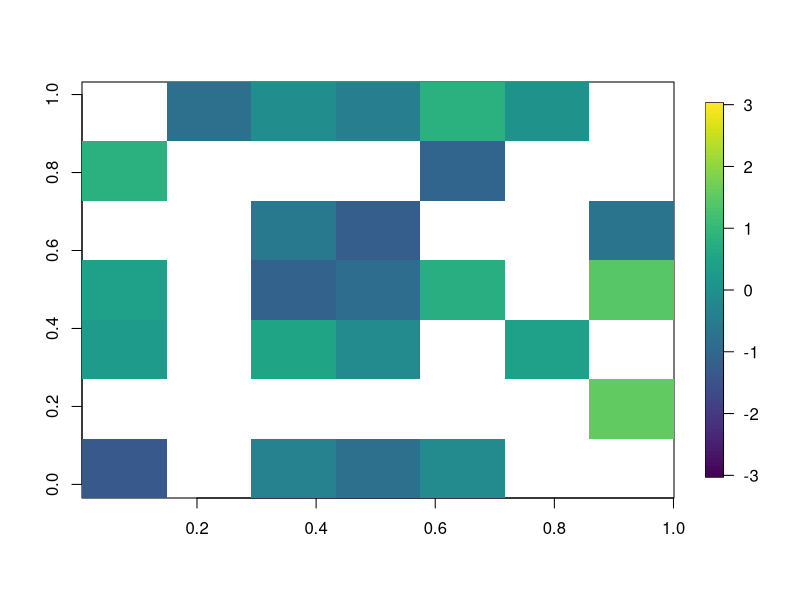
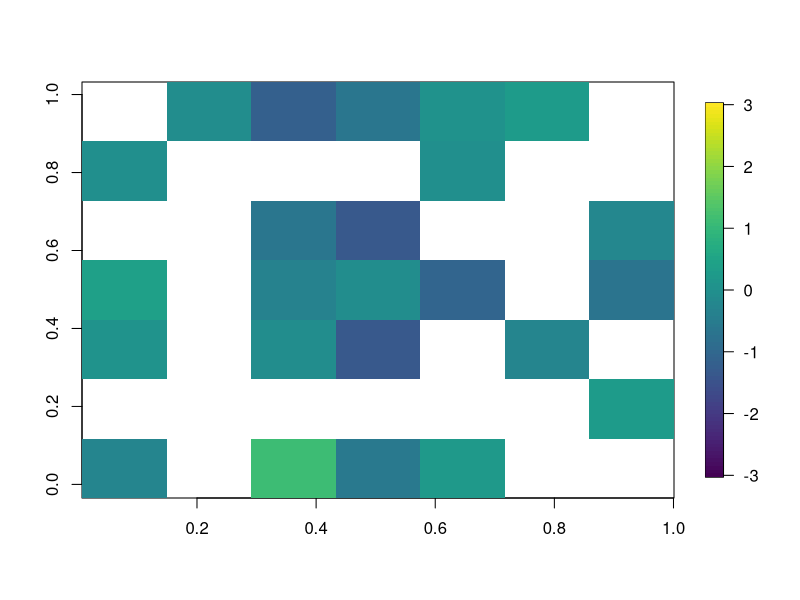

The R script that drew these images, in order: (Note: this script raises an error after producing the figures.)
######################################################################################
#### Creating function to generate time varying spatio-temporal covariance function ######
######################################################################################
library(MASS)
library(mvtnorm)
library(fields)
my.matern<-function(h,c,sigma,nu)
{
  h[h==0]<-1e-10
  num1<-(sigma^2)*(2^(1-nu))/gamma(nu)
  num2<-(h*c)^nu
  num3<-besselK(x=(h*c), nu=nu)
  return(num1*num2*num3)
}



###### First we create a psi function #######
psi<-function(t,a,alpha,beta)
{
  temp<-(a*(t^alpha)+1)^beta
  return(temp)
}

nT = 50
tseq<- 1:nT#seq(0,10,length.out = nT)

#### range and smoothness for different timepoints
t0 = 25
c_vec = ifelse(tseq>t0, 5,5)
nu_vec = ifelse(tseq>t0, 0.5,0.5)


#### Plotting psi #####
#plot(tseq,1/psi(t=tseq^2,a=1,alpha=1,beta = 0.5),main=bquote(psi~"(t)"),xlab="t",ylab=bquote(psi~"(t)"))
#lines(tseq,1/psi(t=tseq^2,a=1,alpha=1,beta = 0.5))
#lines(tseq,1/psi(t=tseq^2,a=1,alpha=1,beta = 0.6))
#lines(tseq,1/psi(t=tseq^2,a=1.5,alpha=1,beta = 0.5))


##### Creating function for f_cvec  #######
f_cvec<-function(t,c_vec,a,alpha,beta)
{
  c_mean<-mean(c_vec)
  len<-length(c_vec)
  al.creat<-function(a1,a2)
  {
    return(((1/(a1^2))+(1/(a2^2)))/2)
  }
  d2<-outer(c_vec,c_vec,al.creat)
  tmat<-outer(t,t,function(t1,t2) (abs(t1-t2))^2)
  d1<-psi(t=tmat,a=a,alpha = alpha,beta=beta)/(c_mean^2)
  d3<-matrix(psi(t=0,a=a,alpha = alpha,beta=beta)/(c_mean^2),nrow=nrow(d1),ncol=ncol(d1))
  return(1/sqrt(d1+d2-d3))
}



zeta<-function(t,nu_vec,c_vec,a,alpha,beta,d=2,delta)
{
  n2<-outer(nu_vec,nu_vec,function(a,b) gamma((a+b)/2))
  f<-(f_cvec(t=t,c_vec = c_vec,a=a,alpha=alpha,beta=beta))
  n1<-f^d
  dig<-(diag(f))^(d/2)
  #d1<-dig%*%dig
  d1<-outer(dig,dig,function(a,b) a*b)
  d2<-outer(nu_vec,nu_vec,function(a,b) sqrt(gamma(a)*gamma(b)))
  #n2<-outer(c_vec,c_vec,function(a,b) ((1/a)^(d/4))+((1/b)^(d/4)))
  #d2<-(f_c_vec(t=t,c_vec = c_vec,a=a,alpha=alpha,beta=beta))^(d/2)
  tmat<-outer(t,t,function(t1,t2) (abs(t1-t2))^2)
  d3<-psi(t=tmat,a=a,alpha = alpha,beta=delta) # purely temporal corr
  
  return((n1*n2)/(d1*d2*d3))
}



mya <-0.5 #0.05
myalpha<-0.5 #0.5
mybeta<-0.7 #0.7
mydelta<-0

myf_c<-f_cvec(t=tseq,c_vec = c_vec,a=mya,alpha=myalpha, beta=mybeta)

myzeta<-zeta(t=tseq,nu_vec = nu_vec,c_vec = c_vec,a=mya,alpha=myalpha, beta= mybeta, delta=mydelta)

mynus<-outer(nu_vec,nu_vec,function(a,b) (a+b)/2)
#diag(myzeta)
####### Creating irregular spatial grid #########

nx = 5
n = nx^2
grid = expand.grid(1:nx, 1:nx)
xy = matrix(runif(n*2, -0.4, 0.4), n, 2)
loc = (grid-0.5+xy)/nx

##########################################################
##### Creating  spatio-temporal covariance function ######
##########################################################
sl<-length(loc[,1])
tl<-length(tseq)
spcov<-matrix(NA,ncol = sl*tl,nrow=sl*tl)
dist.sp<-rdist(loc)



######### Optimized cov computing ##############
uniq.dist<-sort(unique(c(dist.sp)))

##### Unique indexing #####
mat.index<-NULL
for(i in 1:length(uniq.dist))
{
  mat.index[[i]]<-cbind(which(dist.sp==uniq.dist[i],arr.ind = T),i)
}
#cbind(which(dist.sp==uniq.dist[2],arr.ind = T),2)
mat.index<-do.call(rbind,mat.index)
spcov2<-matrix(NA,ncol = sl*tl,nrow=sl*tl)
temp<-matrix(NA,ncol = sl,nrow = sl)


system.time(for(i in 1:tl)
{
  for(j in i:tl)
  {
    tmp1<-myzeta[i,j]*my.matern(h=uniq.dist,
                                c=myf_c[i,j],
                                nu=mynus[i,j],
                                sigma=1)
    temp[mat.index[,-3]]<-tmp1[mat.index[,3]]
    spcov2[((i-1)*sl+1):((i-1)*sl+sl),((j-1)*sl+1):((j-1)*sl+sl)]<-spcov2[((j-1)*sl+1):((j-1)*sl+sl),((i-1)*sl+1):((i-1)*sl+sl)]<-temp
  }
}
)




## simulating data from nonstationary covariance
#### range and smoothness for different timepoints


st_covmat_func =  function(c1,c2,nu, a, alpha, beta, delta){
  t0 = 25
  tseq = 1:tl
  c_vec = ifelse(tseq>t0, c2,c1)
  nu_vec = ifelse(tseq>t0, nu,nu)
  
  myf_c<-f_cvec(t=tseq,c_vec = c_vec,a,alpha, beta)
  myzeta<-zeta(t=tseq,nu_vec = nu_vec,c_vec = c_vec,a=a,alpha=alpha, beta=beta, delta=delta)
  mynus<-outer(nu_vec,nu_vec,function(a,b) (a+b)/2)
  
  spcov<-matrix(NA,ncol = sl*tl,nrow=sl*tl)
  temp<-matrix(NA,ncol = sl,nrow = sl)
  
  for(i in 1:tl)
  {
    for(j in i:tl)
    {
      tmp1<-myzeta[i,j]*my.matern(h=uniq.dist,
                                  c=myf_c[i,j],
                                  nu=mynus[i,j],
                                  sigma=1)
      temp[mat.index[,-3]]<-tmp1[mat.index[,3]]
      spcov[((i-1)*sl+1):((i-1)*sl+sl),((j-1)*sl+1):((j-1)*sl+sl)]<-spcov[((j-1)*sl+1):((j-1)*sl+sl),((i-1)*sl+1):((i-1)*sl+sl)]<-temp
    }
  }
  return(spcov)
}

spcov2 = st_covmat_func(c1=5,c2=5,nu=0.5, a=mya, alpha=myalpha, beta = mybeta, delta= mydelta)
check<-chol(spcov2)
#rm(check)
library(mvtnorm)
set.seed(124)
nsim<-1
#mysim<-mvrnorm(n=nsim,mu=rep(0,times=sl*tl),Sigma = spcov2)
mysim<-rmvnorm(n=nsim,mean = c(rep(0, times=sl*tl/2), rep(0, times=sl*tl/2)), sigma=spcov2,method="chol")
Z<-c(mysim)


quilt.plot(loc, Z[1:25],  nx=7, ny=7,col = viridis::viridis(100), zlim=c(-3,3))
quilt.plot(loc, Z[626:650],  nx=7, ny=7,col = viridis::viridis(100), zlim=c(-3,3))


mean(Z[601:625])


#### Fitting full likelihood########


logL_st = function(par,Z,X,sl,tl,k, hypo){
  a = mya; alpha = myalpha; beta = mybeta
  sigma= 1;  nu = 0.5;  delta = mydelta
  
  if(hypo==0){
    c = par[1]#;a = par[2]; alpha= par[3]; beta=par[4]
    c1=c2=c
  } else if (hypo==1){
    c1 = par[1]; c2=par[2]#; a = par[3]; alpha= par[4]; beta=par[5]
  }
  
  
  st_cov_mat= matrix(NA,ncol = sl*tl,nrow=sl*tl)
  temp = matrix(NA,ncol = sl,nrow=sl)
  tseq = 1:tl
  
  c_vec = ifelse(tseq>k, c2,c1)
  nu_vec = rep(nu, times = nT)
  
  
  myzeta<-zeta(t=tseq,nu_vec = nu_vec,c_vec = c_vec,a=a,alpha=alpha, beta = beta,delta =delta)
  myf_c<-f_cvec(t=tseq,c_vec = c_vec,a =a,alpha=alpha, beta=beta)
  mynus<-outer(nu_vec,nu_vec,function(a,b) (a+b)/2)
  
  for(i in 1:tl) {
    for(j in i:tl) {
      tmp1<-myzeta[i,j]*my.matern(h=uniq.dist,
                                  c=myf_c[i,j],
                                  nu=mynus[i,j],
                                  sigma=1)
      temp[mat.index[,-3]]<-tmp1[mat.index[,3]]
      st_cov_mat[((i-1)*sl+1):((i-1)*sl+sl),((j-1)*sl+1):((j-1)*sl+sl)]<-st_cov_mat[((j-1)*sl+1):((j-1)*sl+sl),((i-1)*sl+1):((i-1)*sl+sl)]<-temp
    }
  }
  
  chol_st<-chol(st_cov_mat)
  inv_st = chol2inv(chol_st)
  #beta_gls = solve(t(X)%*%inv_st%*%X)%*%t(X)%*%inv_st%*%Z 
  
  #loglik = -0.5*2*sum(log(diag(chol_st))) -0.5*t(Z-X%*%beta_gls)%*%inv_st%*%(Z-X%*%beta_gls)
  loglik = -0.5*2*sum(log(diag(chol_st))) -0.5*t(Z)%*%inv_st%*%(Z)
  return(-loglik)
}

X = rep(1,times =sl*tl)

start.time = Sys.time()
fit.optim = optim(par=c(5,0.6,0.5,0.7),logL_st,Z=Z,X=X,sl=sl,tl=tl, k= tl, hypo=0)
end.time = Sys.time()
end.time-start.time
fit.optim





### log likelihood using markov property


sp_cov_mat = function(t1,t2, sigma, c1, c2, nu,a,alpha,beta, delta, k ){
  
  sp_mat<-matrix(NA,ncol = sl,nrow = sl)
  
  c_vec = ifelse(tseq>k, c2,c1)
  nu_vec = ifelse(tseq>k, nu,nu)
  c_mean = mean(c_vec)
  
  term1 = gamma((nu_vec[t1]+nu_vec[t2])/2)/ sqrt(gamma(nu_vec[t1])*gamma(nu_vec[t2]))
  term2 = 1/sqrt((c_vec[t1]^2)*(c_vec[t2]^2))
  term3 = fc_t1t2 = 1/(psi(t=(t1-t2)^2,a=a,alpha = alpha,beta=beta)/(c_mean^2) +
                         ((1/(c_vec[t1]^2))+(1/(c_vec[t2]^2)))/2 - psi(t=0,a=a,alpha = alpha,beta=beta)/(c_mean^2))
  term4 = 1/(psi(t=(t1-t2)^2,a=a,alpha = alpha,beta=delta)) #pure temporal cor
  
  tmp1<-term1*term2*term3*term4*my.matern(h=uniq.dist,
                                          c=fc_t1t2^(1/2),
                                          nu=(nu_vec[t1]+nu_vec[t2])/2,
                                          sigma=1)
  sp_mat[mat.index[,-3]]<-tmp1[mat.index[,3]]
  return(sp_mat)
}




logL_markov_mean = function(par, Z,sl,tl, k, hypo){
  
  a = mya; alpha = myalpha; beta = mybeta
  sigma= 1; delta = mydelta; c1=c2 =c; nu=0.5
  
  if(hypo==0){
    museg1= museg2 = par[1]; c = par[2]
  } else if (hypo==1){
    museg1 = par[1]; museg2 = par[2];c = par[3]
  }
  mu = ifelse(tseq>k,museg2, museg1)
  #mu=0
  #mu1= mu2 = mu*rep(1 , times=sl)
  
  logL=0
  for (i in tl:1) {
    
    if(i==1){
      mu1  = mu[i]*rep(1 , times=sl)
      Sigma11 = sp_cov_mat(t1 = i, t2=i, sigma,c1,c2,nu,a,alpha,beta,delta=mydelta, k)
      
      Z1 = Z[1:sl]
      chol_st<-chol(Sigma11)
      inv_st = chol2inv(chol_st)
      loglik = -0.5*2*sum(log(diag(chol_st))) -0.5*t(Z1-mu1)%*%inv_st%*%(Z1-mu1)
      logL = logL + loglik
    } else{
      mu1  = mu[i]*rep(1 , times=sl)
      mu2 = mu[i-1]*rep(1 , times=sl)
      Sigma11 = sp_cov_mat(t1 = i, t2=i, sigma,c1,c2,nu,a,alpha,beta,delta=mydelta, k)
      Sigma22 = sp_cov_mat(t1 = i-1, t2=i-1, sigma,c1,c2,nu,a,alpha,beta,delta=mydelta, k)
      Sigma12 = Sigma21 =  sp_cov_mat(t1 = i, t2=i-1, sigma,c1,c2,nu,a,alpha,beta,delta=mydelta, k)
      
      Z1 = Z[(sl*(i-1)+1):(sl*i)]; Z2 = Z[(sl*(i-2)+1):(sl*(i-1))]
      mu_cond = mu1+ Sigma12%*%solve(Sigma22)%*%(Z2- mu2)
      Sigma_cond = Sigma11- Sigma12%*%solve(Sigma22)%*%Sigma21
      chol_st<-chol(Sigma_cond)
      inv_st = chol2inv(chol_st)
      
      loglik = -0.5*2*sum(log(diag(chol_st))) -0.5*t(Z1-mu_cond)%*%inv_st%*%(Z1-mu_cond)
      logL = logL + loglik 
    }
  }
  
  return(-logL)
}




logL_markov_cov = function(par, Z,sl,tl, k, hypo){
  
  sigma= 1; delta = mydelta;  nu=0.5; a= mya; alpha =myalpha; beta = mybeta
  if(hypo==0){
    c = par[1] #; a = par[2]; alpha= par[3]; beta = par[4]
    c1=c; c2=c
  } else if (hypo==1){
    c1= par[1]; c2=par[2]#;  a = par[3]; alpha = par[4]; beta = par[5]
  }
  
  museg1= museg2=0
  mu = ifelse(tseq > k,museg2, museg1)
  
  logL=0
  for (i in tl:1) {
    
    if(i==1){
      mu1  = mu[i]*rep(1 , times=sl)
      Sigma11 = sp_cov_mat(t1 = i, t2=i, sigma,c1,c2,nu,a,alpha,beta,delta=mydelta, k)
      
      Z1 = Z[1:sl]
      chol_st<-chol(Sigma11)
      inv_st = chol2inv(chol_st)
      loglik = -0.5*2*sum(log(diag(chol_st))) -0.5*t(Z1-mu1)%*%inv_st%*%(Z1-mu1)
      logL = logL + loglik
    } else{
      mu1  = mu[i]*rep(1 , times=sl)
      mu2 = mu[i-1]*rep(1 , times=sl)
      Sigma11 = sp_cov_mat(t1 = i, t2=i, sigma,c1,c2,nu, a,alpha,beta,delta=mydelta,k)
      Sigma22 = sp_cov_mat(t1 = i-1, t2=i-1, sigma,c1,c2,nu,a,alpha,beta,delta=mydelta, k)
      Sigma12 = Sigma21 =  sp_cov_mat(t1 = i, t2=i-1, sigma,c1,c2,nu,a,alpha,beta,delta=mydelta, k)
      
      Z1 = Z[(sl*(i-1)+1):(sl*i)]; Z2 = Z[(sl*(i-2)+1):(sl*(i-1))]
      mu_cond = mu1+ Sigma12%*%solve(Sigma22)%*%(Z2- mu2)
      Sigma_cond = Sigma11- Sigma12%*%solve(Sigma22)%*%Sigma21
      chol_st<-chol(Sigma_cond)
      inv_st = chol2inv(chol_st)
      
      loglik = -0.5*2*sum(log(diag(chol_st))) -0.5*t(Z1-mu_cond)%*%inv_st%*%(Z1-mu_cond)
      logL = logL + loglik 
    }
  }
  
  return(-logL)
}



start.time = Sys.time()
fit.optim_markov = optim(par=c(1, 0.4,0.6),logL_markov_mean,Z=Z,sl=sl,tl=tl, k=tl, hypo=0)
end.time = Sys.time()
end.time-start.time
fit.optim_markov

fit.optim_markov_mu = optim(par=c(1,0.5,0.5,0.7),logL_markov_mean,Z=Z,sl=sl,tl=tl, k=tl, hypo=0)

optim(par=c(0,2),logL_markov,Z=Z,sl=sl,tl=tl, k=25, hypo=1)


##covariance change
## likelihood ratio 
start.time =  Sys.time()
optimfull = optim(par=c(5,0.56, 0.51, 0.7),logL_markov_cov, Z=Z,sl=sl,tl=tl, k=tl, hypo=0)
loglikfull = -optimfull$value

lr_ts = vector(length=tl-1)
for (k in 2:(tl-2)) {
  
  optimalt = optim(par=c(5,3,0.51, 0.51, 0.7),logL_markov_cov,Z=Z,sl=sl,tl=tl, k=k, hypo=1)
  loglikalt = -optimalt$value
  
  lr_ts[k]  = 2*(loglikalt-loglikfull) 
}
end.time =  Sys.time()
end.time-start.time

plot(lr_ts, type="o", xlab="t", ylab = "LR", main="LRT (single changepoint in spatial dependence)")
which.max(lr_ts)


## mean change
optimfull = optim(par=c(1,0.5,0.7),logL_markov_mean,Z=Z,sl=sl,tl=tl, k=tl, hypo=0)
loglikfull = -optimfull$value
lr_ts = vector(length=tl-1)
for (k in 2:(tl-2)) {
  
  optimalt = optim(par=c(0.5,1,0.5,0.7),logL_markov_mean,Z=Z,sl=sl,tl=tl, k=k, hypo=1)
  loglikalt = -optimalt$value
  
  lr_ts[k]  = 2*(loglikalt-loglikfull) 
}
end.time =  Sys.time()
end.time-start.time

plot(lr_ts, type="o", xlab="t", ylab = "LR", main="LRT (single changepoint in spatial mean)")
which.max(lr_ts)








### Testing for change in spatial process in the true model
## keeping nuisance parameters fixed

spcov = st_covmat_func(c1=5,c2=3,nu=0.5, a=mya, alpha=myalpha, beta = mybeta, delta= mydelta)

nsim<-1
mysim<-rmvnorm(n=nsim,mean = c(rep(0, times=sl*tl/2), rep(0, times=sl*tl/2)), sigma=spcov,method="chol")
Z<-c(mysim)




##mean change
start.time =  Sys.time()
optimfull = optim(par=c(1, 1, 0.5, 0.5),logL_markov_mean,Z=Z,sl=sl,tl=tl, k=tl, hypo=0)
loglikfull = -optimfull$value

lr_ts = vector(length=tl-1)
for (k in 2:(tl-2)) {
  
  optimalt = optim(par=c(0.5,1, 1, 0.5, 0.5),logL_markov_mean,Z=Z,sl=sl,tl=tl, k=k, hypo=1)
  loglikalt = -optimalt$value
  
  lr_ts[k]  = 2*(loglikalt-loglikfull) 
}
end.time =  Sys.time()
end.time-start.time

plot(lr_ts, type="o", xlab="t", ylab = "LR", main="LRT (single changepoint in spatial mean under misspecification)")
which.max(lr_ts)




##cov change
start.time =  Sys.time()
optimfull = optim(par=c(5),logL_markov_cov,Z=Z,sl=sl,tl=tl, k=tl, hypo=0)
loglikfull = -optimfull$value

lr_ts = vector(length=tl-1)
for (k in 2:(tl-2)) {
  
  optimalt = optim(par=c(5,3),logL_markov_cov,Z=Z,sl=sl,tl=tl, k=k, hypo=1)
  loglikalt = -optimalt$value
  
  lr_ts[k]  = 2*(loglikalt-loglikfull) 
}
end.time =  Sys.time()
end.time-start.time

plot(lr_ts, type="o", xlab="t", ylab = "LR", main="LRT (single changepoint in spatial dep)")
which.max(lr_ts)











### Repeating simulation for change in dependence   ####


### Our method-markov
mya = 0.25
## Function for computing LR test statistic
LR_func = function(Z, tl){
  optimnull = optim(par=c(5),logL_markov_cov,Z=Z,sl=sl,tl=tl, k=tl, hypo=0)
  loglikfull = -optimnull$value
  
  lr_ts = vector(length=tl-1)
  for (k in 3:(tl-2)) {
    
    optimalt = optim(par=c(5,5),logL_markov_cov,Z=Z,sl=sl,tl=tl, k=k, hypo=1)
    loglikalt = -optimalt$value
    
    lr_ts[k]  = 2*(loglikalt-loglikfull) 
  }
  return(lr_ts)
}


library(doParallel)
registerDoParallel(cores=22)

mya = 0.901; myalpha = 0.75; mybeta = 0.61; mydelta =0
sim_size = 20
ss = Sys.time()
LR_null = foreach(s = 1:sim_size, .combine =cbind) %dopar% {
  spcov = st_covmat_func(c1=5,c2=5,nu=0.5, a=mya, alpha=myalpha, beta = mybeta, delta= mydelta)
  #spcov = st_covmat_func(c1=1/140,c2=1/140,nu=0.5, a=0.901, alpha=0.75, beta = 0.61, delta= 0)
  mysim<-rmvnorm(n=1,mean = c(rep(0, times=sl*tl/2), rep(0, times=sl*tl/2)), sigma=spcov,method="chol")
  Z<-c(mysim)
  
  Lr = (LR_func(Z,tl))
  return(Lr)
}
ee =Sys.time()
ee-ss
apply(LR_null, 2, max)
th_markov_dep = quantile(apply(LR_null, 2, max), 0.95)
th_markov_dep = 8.759

set.seed(47)
data_sim = list()
for (s in 1:sim_size) {
  spcov = st_covmat_func(c1=1/0.4,c2=1/0.45,nu=0.5, a=mya, alpha=myalpha, beta = mybeta, delta= mydelta)
  mysim<-rmvnorm(n=1,mean = c(rep(0, times=sl*tl/2), rep(0, times=sl*tl/2)), sigma=spcov,method="chol")
  data_sim[[s]] = c(mysim)
}

system.time({Eval_markov = foreach(s = 1:sim_size, .combine = rbind) %dopar% {
 Z<-data_sim[[s]]
  Lr = LR_func(Z,tl)
  Lr_max = max(Lr)
  if(Lr_max > th_markov_dep){
    cpt_markov = which.max(Lr)} else {cpt_markov = NA}
  return(cbind(cpt_markov, Lr_max, matrix(Lr, nrow = 1)))
}
})
mean(Eval_markov[,"Lr_max"] > th_markov_dep) #power
sum(abs(Eval_markov[,"cpt_markov"] - t0)<=2, na.rm=T)/sim_size 

plot(Eval_markov[3,-c(1,2)], type="o")
Eval_markov[,c(1,2)]

### comparison with full likelihood 
LR_full_func = function(Z){
  # nlm is faster than optim
  optimnull = nlm(logL_st,p=c(5),Z=Z,X=X,sl=sl,tl=tl, k=tl, hypo=0, steptol=1e-2,gradtol=1e-2)
  loglikfull = -optimnull$minimum
  
  #optimnull = optim(par=c(5),logL_st,Z=Z,X=X,sl=sl,tl=tl, k=tl, hypo=0)
  #loglikfull = -optimnull$value
  
  lr_ts = vector(length=tl-1)
  for (k in 3:(tl-2)) {
    
    optimalt = nlm(logL_st,p=c(5,3.5),Z=Z,X=X,sl=sl,tl=tl, k=k, hypo=1, steptol=1e-2,gradtol=1e-2)
    loglikalt = -optimalt$minimum
    #optimalt = optim(par=c(5,4),logL_st,Z=Z,X=X,sl=sl,tl=tl, k=k, hypo=1)
    #loglikalt = -optimalt$value
    
    lr_ts[k]  = 2*(loglikalt-loglikfull) 
  }
  return(lr_ts)
}


sim_size = 20
LR_full_null = foreach(s = 1:sim_size, .combine =cbind) %dopar% {
  spcov = st_covmat_func(c1=5,c2=5,nu=0.5, a=mya, alpha=myalpha, beta = mybeta, delta= mydelta)
  mysim<-rmvnorm(n=1,mean = c(rep(0, times=sl*tl/2), rep(0, times=sl*tl/2)), sigma=spcov,method="chol")
  Z<-c(mysim)
  Lr = LR_full_func(Z)
  return(Lr)
}


apply(LR_full_null, 2, max)
th_full_dep = quantile(apply(LR_full_null, 2, max), 0.95)
th_full_dep = 8.1

start.time =  Sys.time()
Eval_full = foreach(s = 1:sim_size, .combine = rbind) %dopar% {
  Z<-data_sim[[s]]
  Lr = LR_full_func(Z)
  Lr_max = max(Lr)
  if(Lr_max > th_full_dep){
    cpt_full = which.max(Lr)} else {cpt_full = NA}
  return(cbind(cpt_full, Lr_max, matrix(Lr,nrow=1)))
}
end.time =  Sys.time()
end.time-start.time

mean(Eval_full[,"Lr_max"] > th_full_dep) #power
sum(abs(Eval_full[,"cpt_full"] - t0)<=2, na.rm=T)/sim_size #accuracy TDR
Eval_full[,c(1,2)]




plot(Eval_markov[4,-c(1,2)], ylim=c(0,40), ylab="LR", type="o", col= "green")
lines(Eval_full[4,-c(1,2)], type="o",col="blue")
legend("topright", legend=c("Markov lik", "Full lik"),
       col=c("green", "blue"), lty=1, lwd=2)




### comparison with independent segments with pairwise likelihood
sim_size = 20

d =2 #two dimensional spatial coordinates
phi<-function(h,c,nu)
{
  h[h==0]<-1e-10
  num1<-(2^(1-nu))/gamma(nu)
  num2<-((h^(1/2))*c)^nu
  num3<-besselK(x=((h^(1/2))*c), nu=nu)
  return(num1*num2*num3)
}



st_cov = function( h,t, sigma  , c  , nu, a , alpha , beta ){
  psi_fun = psi(abs(t)^2,a , alpha, beta)
  phi_fun = phi((h^2/ psi_fun),c, nu)
  return((sigma^2*phi_fun) / (psi_fun^(d/2)))
  
}

tseq = 1:tl
tmat<-outer(tseq,tseq,function(t1,t2) (abs(t1-t2)))
hmat_st =tmat_st= matrix(NA,ncol = sl*tl,nrow=sl*tl)
for(i in 1:tl)
{
  for(j in i:tl)
  {
    hmat_st[((i-1)*sl+1):((i-1)*sl+sl),((j-1)*sl+1):((j-1)*sl+sl)] = hmat_st[((j-1)*sl+1):((j-1)*sl+sl),((i-1)*sl+1):((i-1)*sl+sl)]<-dist.sp
    tmat_st[((i-1)*sl+1):((i-1)*sl+sl),((j-1)*sl+1):((j-1)*sl+sl)] = tmat_st[((j-1)*sl+1):((j-1)*sl+sl),((i-1)*sl+1):((i-1)*sl+sl)]<-tmat[i,j]
  }
}

logL_pair = function(par,Z,sl,tl){
  logL = 0
  sigma= 1; c = par[1]; a = mya; alpha= myalpha; beta = mybeta; beta_gls=0; nu=0.5
  
  hmat_st = hmat_st[1:(sl*tl), 1:(sl*tl)]; tmat_st = tmat_st[1:(sl*tl), 1:(sl*tl)]
 
  hmat_st[lower.tri(hmat_st, diag = T)]=NA; tmat_st[lower.tri(tmat_st, diag = T)]=NA # to consider unique pairs
  Index_lag = which( hmat_st<0.4 & tmat_st<3, arr.ind=TRUE) # restricting pairs according to spatial lag and temporal lag
  
  for (i in 1:dim(Index_lag)[1]) {
    biv_cov_mat = sigma^2*diag(2)
    biv_cov_mat[1,2] = biv_cov_mat[2,1] = st_cov(h = hmat_st[Index_lag[i,1],Index_lag[i,2]], 
                                                 t= tmat_st[Index_lag[i,1],Index_lag[i,2]], 
                                                 sigma, c , nu, a, alpha, beta) 
    inv_biv = solve(biv_cov_mat)
    Z_pair = c(Z[Index_lag[i,1]], Z[Index_lag[i,2]]); X_pair = matrix(1, nrow=2, ncol=1)
    logL = logL + -0.5*log(det(biv_cov_mat)) -0.5*t(Z_pair-X_pair%*%beta_gls)%*%inv_biv%*%(Z_pair-X_pair%*%beta_gls)
    
  }
  return(-logL)
}



LR_pair_func = function(Z){
  optimnull = optim(par=c(5),logL_pair,Z=Z,sl=sl,tl=tl)
  loglikfull = -optimnull$value
  
  lr_ts = vector(length=tl-1)
  for (k in 3:(tl-2)) {
    
    Z1 = Z[1:(sl*k)]
    optim1 = optim(par=c(5),logL_pair,Z=Z1,sl=sl,tl=k)
    loglik1 = -optim1$value
    #par_ini_seg1 = optim1$par
    
    Z2 = Z[-c(1:(sl*k))]
    optim2 = optim(par=c(4),logL_pair,Z=Z2,sl=sl,tl=tl-k)
    loglik2 = -optim2$value
    #par_ini_seg2 = optim2$par
    
    lr_ts[k]  = 2*(loglik1+loglik2-loglikfull) 
  }
  return(lr_ts)
}
sim_size = 20
LR_pair_null = foreach(s = 1:sim_size, .combine =cbind) %dopar% {
  spcov = st_covmat_func(c1=5,c2=5,nu=0.5, a=mya, alpha=myalpha, beta = mybeta, delta= mydelta)
  mysim<-rmvnorm(n=1,mean = c(rep(0, times=sl*tl/2), rep(0, times=sl*tl/2)), sigma=spcov,method="chol")
  Z<-c(mysim)
  Lr = LR_pair_func(Z)
  return(Lr)
}


#apply(LR_pair_null, 2, max)
th_pair = quantile(apply(LR_pair_null, 2, max), 0.90)
th_pair =500

start.time =  Sys.time()
Eval_pair = foreach(s = 1:sim_size, .combine = rbind) %dopar% {
  Z = data_sim[[s]]
  Lr = LR_pair_func(Z)
  Lr_max = max(Lr)
  if(Lr_max > th_pair){
    cpt_pair = which.max(Lr)} else {cpt_pair = NA}
  return(cbind(cpt_pair, Lr_max))
}
end.time =  Sys.time()
end.time-start.time

mean(Eval_pair[,"Lr_max"] > th_pair) #power
sum(abs(Eval_pair[,"cpt_pair"] - t0)<=1, na.rm=T)/sim_size #accuracy










##### Motivation - issues in assumption of independence between segments
phi<-function(h,c,nu)
{
  h[h==0]<-1e-10
  num1<-(2^(1-nu))/gamma(nu)
  num2<-((h^(1/2))*c)^nu
  num3<-besselK(x=((h^(1/2))*c), nu=nu)
  return(num1*num2*num3)
}



st_cov = function( h,t, sigma  , c  , nu, a , alpha , beta ){
  d=2 # 2 dimensional spatial coordinates
  psi_fun = psi(abs(t)^2,a , alpha, beta)
  phi_fun = phi((h^2/ psi_fun),c, nu)
  return((sigma^2*phi_fun) / (psi_fun^(d/2)))
  
}
stcovmat_function = function(tl,sigma,c, nu, a, alpha, beta){
  st_cov_mat=  matrix(NA,ncol = sl*tl,nrow=sl*tl)
  tseq = 1:tl
  tmat<-outer(tseq,tseq,function(t1,t2) (abs(t1-t2)))
  for(i in 1:tl)
  {
    for(j in i:tl)
    {
      tmp1<-st_cov(h = uniq.dist, t= tmat[i,j], sigma , c , nu , a, alpha, beta)
      temp[mat.index[,-3]]<-tmp1[mat.index[,3]]
      st_cov_mat[((i-1)*sl+1):((i-1)*sl+sl),((j-1)*sl+1):((j-1)*sl+sl)]<-st_cov_mat[((j-1)*sl+1):((j-1)*sl+sl),((i-1)*sl+1):((i-1)*sl+sl)]<-temp
    }
  }
  return(st_cov_mat)
}

stcovmat_lag = function(tlag,sigma, c, nu, a, alpha, beta){
  st_cov_mat=  matrix(NA,ncol = sl,nrow=sl)
  
  tmp1<-st_cov(h = uniq.dist, t= tlag, sigma , c , nu , a, alpha, beta)
  temp[mat.index[,-3]]<-tmp1[mat.index[,3]]
  st_cov_mat<-temp
  
  return(st_cov_mat)
}

## data is simulated for piecewise stationary segment (no change)
set.seed(21)
set.seed(22)

mysim1<-rmvnorm(n=1,mean = c(rep(0, times=sl*tl/2)), 
                sigma=stcovmat_function(tl/2, c=5, sigma=1, nu=0.5, a= mya, alpha=myalpha, beta=mybeta),method="chol")
mysim2<-rmvnorm(n=1,mean = c(rep(0, times=sl*tl/2)), 
                sigma=stcovmat_function(tl/2, c=5, sigma=1, nu=0.5, a= mya, alpha=myalpha, beta=mybeta),method="chol")

Z = c(mysim1, mysim2) #Z




logL_markov_ind = function(par, Z,sl,tl){
  sigma= 1; c = par[1]; nu = 0.5; a =mya; alpha=myalpha; beta=mybeta
  
  Sigma11 = stcovmat_lag(tlag = 0, sigma,c,nu,a,alpha,beta)
  Sigma22 = stcovmat_lag(tlag = 0, sigma,c,nu,a,alpha,beta)
  Sigma12 = Sigma21 = stcovmat_lag(tlag = 1, sigma,c,nu,a,alpha,beta)
  mu=0
  mu1= mu2 = mu*rep(1 , times=sl)
  
  logL=0
  for (i in tl:1) {
    
    if(i==1){
      Z1 = Z[1:sl]
      chol_st<-chol(Sigma11)
      inv_st = chol2inv(chol_st)
      loglik = -0.5*2*sum(log(diag(chol_st))) -0.5*t(Z1-mu1)%*%inv_st%*%(Z1-mu1)
      logL = logL + loglik
    } else{
      Z1 = Z[(sl*(i-1)+1):(sl*i)]; Z2 = Z[(sl*(i-2)+1):(sl*(i-1))]
      mu_cond = mu1+ Sigma12%*%solve(Sigma22)%*%(Z2- mu2)
      Sigma_cond = Sigma11- Sigma12%*%solve(Sigma22)%*%Sigma21
      chol_st<-chol(Sigma_cond)
      inv_st = chol2inv(chol_st)
      
      loglik = -0.5*2*sum(log(diag(chol_st))) -0.5*t(Z1-mu_cond)%*%inv_st%*%(Z1-mu_cond)
      logL = logL + loglik 
    }
  }
  
  return(-logL)
}


optimfull = optim(par=c(5), logL_markov_ind,Z=Z,sl=sl,tl=tl)
loglikfull = -optimfull$value

lr_ts = vector(length=tl-1)
for (k in 1:(tl-1)) {
  Z1 = Z[1:(sl*k)]
  optim1 = optim(par=c(5),  logL_markov_ind,Z=Z1,sl=sl,tl=k)
  loglik1 = -optim1$value
  
  Z2 = Z[-c(1:(sl*k))]; X2 = Z[-c(1:(sl*k))]
  optim2 =optim(par=c(5), logL_markov_ind,Z=Z2,sl=sl,tl=tl-k)
  loglik2 = -optim2$value
  
  
  lr_ts[k]  = 2*(loglik1+loglik2-loglikfull) 
}


plot(lr_ts, type="o", ylab = "LR", xlab= "t", main="LRT assuming independent segments (No changepoint)")

which.max(lr_ts)

lr_mar = LR_func(Z, tl)
plot(lr_mar, type="o", ylab = "LR", xlab= "t", main="LRT using proposed method (No changepoint)", ylim=c(0,10))




## comparison of LRT in case of dependence and a changepoint
